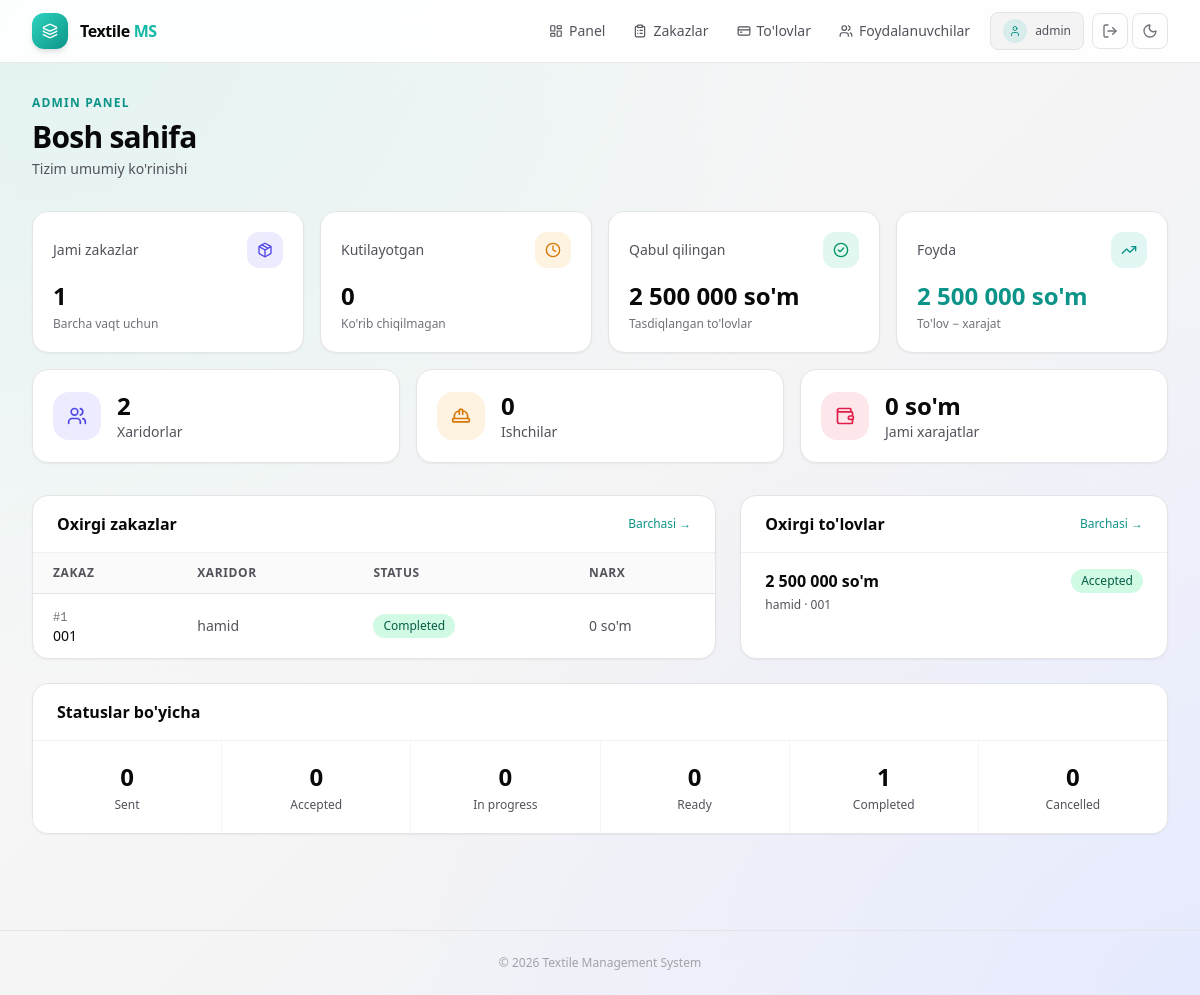
Page /panel/ (signed in) on the earlier database version.
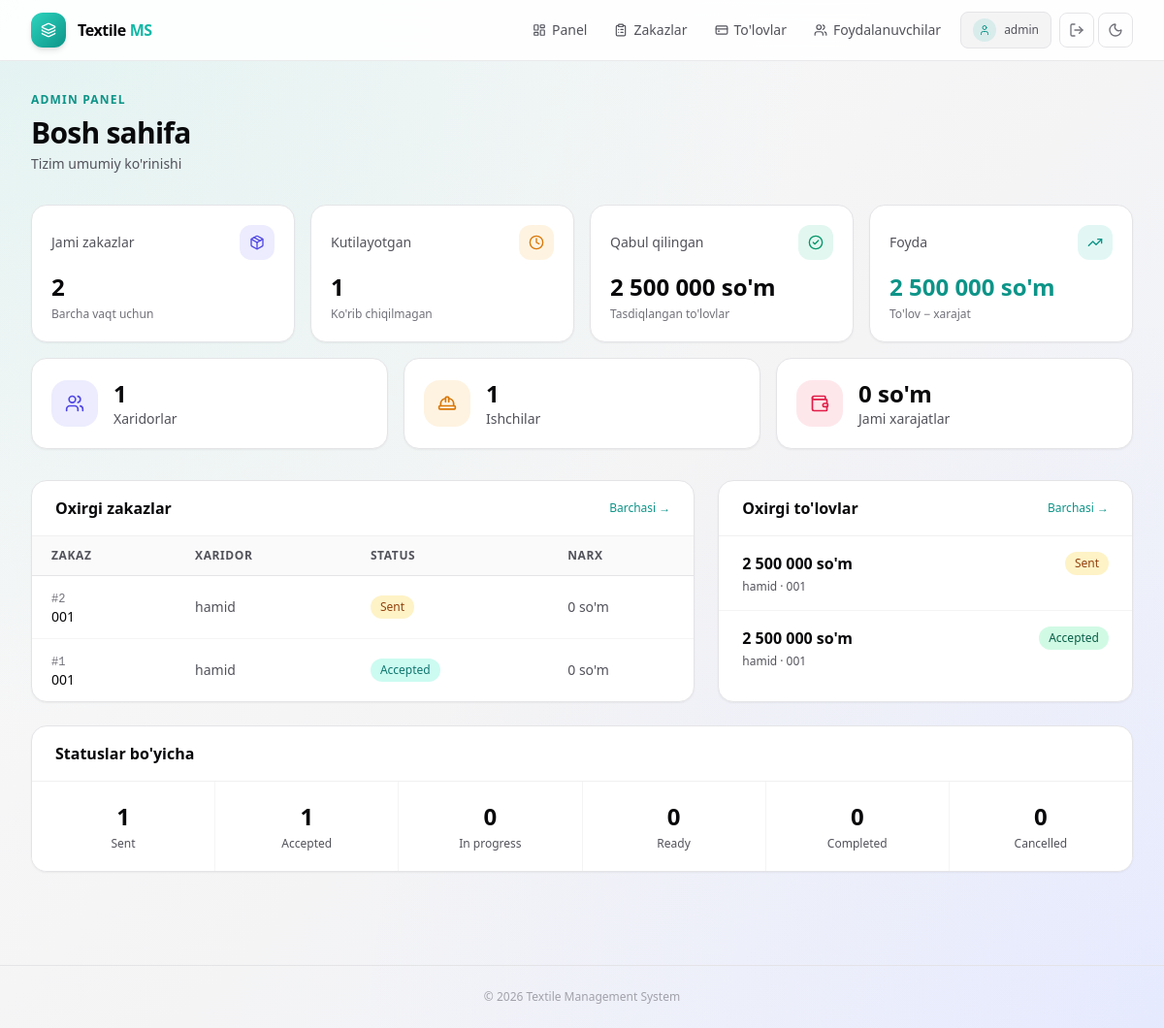
Same page on the later database version.
### orders/models.py (models this page shows, shortened)
class Order(models.Model):
    class StoneType(models.TextChoices):
        GLASS   = 'glass',   'Shisha tosh'
        PLASTIC = 'plastic', 'Plastik tosh'
    design = models.ForeignKey(Design, on_delete=models.PROTECT, related_name='orders')
    buyer = models.ForeignKey(
        settings.AUTH_USER_MODEL,
        on_delete=models.SET_NULL,
        null=True,
        blank=True,
        related_name='buyer_orders',
    )
    employee = models.ForeignKey(
        settings.AUTH_USER_MODEL,
        on_delete=models.SET_NULL,
        null=True,
        blank=True,
        related_name='employee_orders',
    )
    date = models.DateField()
    quantity = models.PositiveIntegerField(default=1, help_text='Qolip soni (dona)')
    stone_type = models.CharField(
        max_length=10,
        choices=StoneType.choices,
        default=StoneType.GLASS,
        help_text='Tosh turi (xaridor tanlaydi)',
    )
    note = models.TextField(blank=True)
    status = models.ForeignKey(OrderStatus, on_delete=models.PROTECT, related_name='orders')
    cost_price = models.DecimalField(
        max_digits=14, decimal_places=2, default=0,
        help_text='Qolip narxi — tosh turiga qarab avtomatik hisoblanadi',
    )
    sale_price = models.DecimalField(max_digits=14, decimal_places=2, default=0)
    updated_at = models.DateTimeField(auto_now=True)
    created_at = models.DateTimeField(auto_now_add=True)
    class Meta:
        verbose_name = 'Order'
        verbose_name_plural = 'Orders'
        ordering = ['-date', '-created_at']

class OrderStatus(models.Model):
    code = models.SlugField(max_length=50, unique=True)
    name = models.CharField(max_length=100, unique=True)
    updated_at = models.DateTimeField(auto_now=True)
    created_at = models.DateTimeField(auto_now_add=True)
    class Meta:
        verbose_name = 'Order Status'
        verbose_name_plural = 'Order Statuses'
        ordering = ['id']

### designs/models.py (models this page shows, shortened)
class Design(models.Model):
    id = models.UUIDField(primary_key=True, default=uuid.uuid4, editable=False)
    name = models.CharField(max_length=255)
    image = models.ImageField(upload_to='designs/', blank=True, null=True)
    scotch = models.ForeignKey(ScotchRoll, on_delete=models.SET_NULL, null=True, blank=True, related_name='designs')
    scotch_length = models.DecimalField(max_digits=10, decimal_places=2, blank=True, null=True)
    is_printable = models.BooleanField(default=False, help_text='Chop etish')
    updated_at = models.DateTimeField(auto_now=True)
    created_at = models.DateTimeField(auto_now_add=True)
    class Meta:
        verbose_name = 'Design'
        verbose_name_plural = 'Designs'
        ordering = ['-created_at']

### finance/models.py (models this page shows, shortened)
class Payment(models.Model):
    order = models.ForeignKey(
        Order,
        on_delete=models.SET_NULL,
        null=True,
        blank=True,
        related_name='payments',
    )
    date = models.DateField()
    amount = models.DecimalField(max_digits=14, decimal_places=2)
    receipt_image = models.ImageField(upload_to='checks/', blank=True, null=True)
    status = models.ForeignKey(PaymentStatus, on_delete=models.PROTECT, related_name='payments')
    updated_at = models.DateTimeField(auto_now=True)
    created_at = models.DateTimeField(auto_now_add=True)
    class Meta:
        verbose_name = 'Payment'
        verbose_name_plural = 'Payments'
        ordering = ['-date', '-created_at']

class PaymentStatus(models.Model):
    code = models.SlugField(max_length=50, unique=True)
    name = models.CharField(max_length=100, unique=True)
    updated_at = models.DateTimeField(auto_now=True)
    created_at = models.DateTimeField(auto_now_add=True)
    class Meta:
        verbose_name = 'Payment Status'
        verbose_name_plural = 'Payment Statuses'
        ordering = ['id']

### accounts/views.py (the view)
# urls.py: path('panel/', views.admin_dashboard, name='admin_dashboard'),
@_admin_required
def admin_dashboard(request):
    total_orders   = Order.objects.count()
    pending_orders = Order.objects.filter(status__code='sent').count()
    total_buyers   = User.objects.filter(profile__role='buyer').count()
    total_employees = User.objects.filter(profile__role='employee').count()
    accepted_payments = Payment.objects.filter(status__code='accepted').aggregate(
        total=Coalesce(Sum('amount'), Value(0), output_field=MONEY_FIELD)
    )['total']
    total_expenses = Expense.objects.aggregate(
        total=Coalesce(Sum('total_amount'), Value(0), output_field=MONEY_FIELD)
    )['total']
    recent_orders = (
        Order.objects
        .select_related('design', 'buyer', 'status', 'employee')
        .order_by('-created_at')[:8]
    )
    recent_payments = (
        Payment.objects
        .select_related('order__design', 'order__buyer', 'status')
        .order_by('-created_at')[:6]
    )
    statuses = OrderStatus.objects.annotate(cnt=Count('orders')).order_by('id')
    stats_months = Statistics.objects.order_by('-month')[:6]
    context = {
        'total_orders': total_orders,
        'pending_orders': pending_orders,
        'total_buyers': total_buyers,
        'total_employees': total_employees,
        'accepted_payments': accepted_payments,
        'total_expenses': total_expenses,
        'profit': accepted_payments - total_expenses,
        'recent_orders': recent_orders,
        'recent_payments': recent_payments,
        'statuses': statuses,
        'stats_months': stats_months,
    }
    return render(request, 'accounts/admin_dashboard.html', context)

### accounts/templatetags/num_filters.py (called while the page is built)
def _format_number(value, decimal_places=0):
    if value is None or value == '':
        return '—'
    try:
        d = Decimal(str(value))
    except (InvalidOperation, TypeError, ValueError):
        return str(value)
    if decimal_places == 0:
        formatted = f'{int(round(d)):,}'
    else:
        formatted = f'{d:,.{decimal_places}f}'
    return formatted.replace(',', ' ')

@register.filter
def num(value):
    return _format_number(value, decimal_places=0)

@register.filter
def money(value):
    formatted = _format_number(value, decimal_places=0)
    if formatted == '—':
        return formatted
    return f"{formatted} so'm"

### accounts/views.py (called while the page is built)
def get_role(user):
    if user.is_staff or user.is_superuser:
        return UserProfile.Role.ADMIN
    return getattr(getattr(user, 'profile', None), 'role', UserProfile.Role.BUYER)

### accounts/templates/accounts/admin_dashboard.html (shortened to what the changed rows need)
{% extends 'accounts/base.html' %}
{% load num_filters %}
{% block content %}
<section class="mb-8 flex flex-col justify-between gap-4 sm:flex-row sm:items-end">
    <div>
        <h1 class="mt-2 text-3xl font-bold tracking-tight t-primary">Bosh sahifa</h1>
    </div>
</section>
<section class="grid gap-4 sm:grid-cols-2 lg:grid-cols-4">
    <div class="stat-card rounded-2xl border card p-5 shadow-sm">
        <div class="flex items-center justify-between">
            <p class="text-sm font-medium t-secondary">Jami zakazlar</p>
            <span class="grid h-9 w-9 place-items-center rounded-xl icon-indigo">
            </span>
        </div>
        <p class="mt-3 text-2xl font-bold t-primary">{{ total_orders|num }}</p>
        <p class="mt-1 text-xs t-muted">Barcha vaqt uchun</p>
    </div>
    <div class="stat-card rounded-2xl border card p-5 shadow-sm">
        <div class="flex items-center justify-between">
            <p class="text-sm font-medium t-secondary">Kutilayotgan</p>
            <span class="grid h-9 w-9 place-items-center rounded-xl icon-amber">
            </span>
        </div>
        <p class="mt-3 text-2xl font-bold t-primary">{{ pending_orders|num }}</p>
        <p class="mt-1 text-xs t-muted">Ko'rib chiqilmagan</p>
    </div>
</section>
<section class="mt-4 grid gap-4 sm:grid-cols-3">
    <div class="rounded-2xl border card p-5 shadow-sm flex items-center gap-4">
        <div>
            <p class="text-2xl font-bold t-primary">{{ total_buyers|num }}</p>
            <p class="text-sm t-secondary">Xaridorlar</p>
        </div>
    </div>
    <div class="rounded-2xl border card p-5 shadow-sm flex items-center gap-4">
        <div>
            <p class="text-2xl font-bold t-primary">{{ total_employees|num }}</p>
            <p class="text-sm t-secondary">Ishchilar</p>
        </div>
    </div>
</section>
<section class="mt-8 grid gap-6 lg:grid-cols-[1.6fr_1fr]">
    <div class="rounded-2xl border card shadow-sm overflow-hidden">
        <div class="card-header flex items-center justify-between border-b px-6 py-4">
            <h2 class="font-semibold t-primary">Oxirgi zakazlar</h2>
        </div>
        <div class="overflow-x-auto">
            <table class="min-w-full text-sm">
                <thead>
                    <tr class="table-head border-b" style="border-color:#e4e4e7">
                        <th class="px-5 py-3 text-xs font-semibold uppercase tracking-wider t-secondary text-left">Zakaz</th>
                        <th class="px-5 py-3 text-xs font-semibold uppercase tracking-wider t-secondary text-left">Xaridor</th>
                        <th class="px-5 py-3 text-xs font-semibold uppercase tracking-wider t-secondary text-left">Status</th>
                        <th class="px-5 py-3 text-xs font-semibold uppercase tracking-wider t-secondary text-left">Narx</th>
                    </tr>
                </thead>
                <tbody>
                    {% for order in recent_orders %}
                        <tr class="row-hover border-b last:border-0 transition-colors" style="border-color:#f4f4f5">
                            <td class="px-5 py-3">
                                <span class="font-mono text-xs t-muted">#{{ order.id }}</span>
                                <p class="font-medium t-primary text-sm">{{ order.design.name }}</p>
                            </td>
                            <td class="px-5 py-3 t-secondary text-sm">{{ order.buyer.username|default:"—" }}</td>
                            <td class="px-5 py-3">
                                <span class="inline-flex items-center rounded-full px-2.5 py-1 text-xs font-medium
                                    {% if order.status.code == 'sent' %}badge-amber
                                    {% elif order.status.code == 'accepted' %}badge-teal
                                    {% elif order.status.code == 'in_progress' %}badge-blue
                                    {% elif order.status.code == 'completed' %}badge-emerald
                                    {% elif order.status.code == 'cancelled' %}badge-red
                                    {% else %}badge-zinc{% endif %}">
                                    {{ order.status.name }}
                                </span>
                            </td>
                            <td class="px-5 py-3 t-secondary text-sm">{{ order.sale_price|money }}</td>
                        </tr>
                    {% empty %}
                        <tr><td colspan="4" class="px-5 py-8 text-center t-secondary">Zakaz yo'q</td></tr>
                    {% endfor %}
                </tbody>
            </table>
        </div>
    </div>
    <div class="rounded-2xl border card shadow-sm overflow-hidden">
        <div class="card-header flex items-center justify-between border-b px-6 py-4">
            <h2 class="font-semibold t-primary">Oxirgi to'lovlar</h2>
        </div>
        <div>
            {% for payment in recent_payments %}
                <div class="card-divider border-b px-6 py-4 last:border-0">
                    <div class="flex items-center justify-between">
                        <p class="font-semibold t-primary">{{ payment.amount|money }}</p>
                        <span class="inline-flex items-center rounded-full px-2.5 py-1 text-xs font-medium
                            {% if payment.status.code == 'accepted' %}badge-emerald
                            {% elif payment.status.code == 'sent' %}badge-amber
                            {% else %}badge-zinc{% endif %}">
                            {{ payment.status.name }}
                        </span>
                    </div>
                    <p class="mt-1 text-xs t-secondary">
                        {{ payment.order.buyer.username|default:"—" }} · {{ payment.order.design.name }}
                    </p>
                </div>
            {% empty %}
                <p class="px-6 py-8 text-center text-sm t-secondary">To'lov yo'q</p>
            {% endfor %}
        </div>
    </div>
</section>
<section class="mt-6">
    <div class="rounded-2xl border card shadow-sm overflow-hidden">
        <div class="card-header border-b px-6 py-4">
            <h2 class="font-semibold t-primary">Statuslar bo'yicha</h2>
        </div>
        <div class="grid gap-px sm:grid-cols-3 lg:grid-cols-6" style="background-color:#f4f4f5">
            {% for s in statuses %}
                <a href="{% url 'admin_orders' %}?status={{ s.code }}"
                   class="card flex flex-col items-center gap-1 px-4 py-5 hover:bg-zinc-50 transition-colors text-center">
                    <p class="text-2xl font-bold t-primary">{{ s.cnt|num }}</p>
                    <p class="text-xs t-secondary">{{ s.name }}</p>
                </a>
            {% endfor %}
        </div>
    </div>
</section>
{% endblock %}

Differences in the rows shown:
added Order: id "2", design.name "001", buyer.username "hamid", status.name "Sent", sale_price "0 so'm"
changed Order id 1: status_id 5 → 2 (drawn); status.name "Completed" → "Accepted"
added Payment: amount "2 500 000 so'm", status.name "Sent", order.buyer.username "hamid", order.design.name "001"
computed for OrderStatus "Sent": cnt|num "0" → "1"
computed for OrderStatus "Accepted": cnt|num "0" → "1"
computed for OrderStatus "Completed": cnt|num "1" → "0"
Other differences:
{{ total_orders|num }}: "1" → "2"
{{ pending_orders|num }}: "0" → "1"
{{ total_buyers|num }}: "2" → "1"
{{ total_employees|num }}: "0" → "1"
